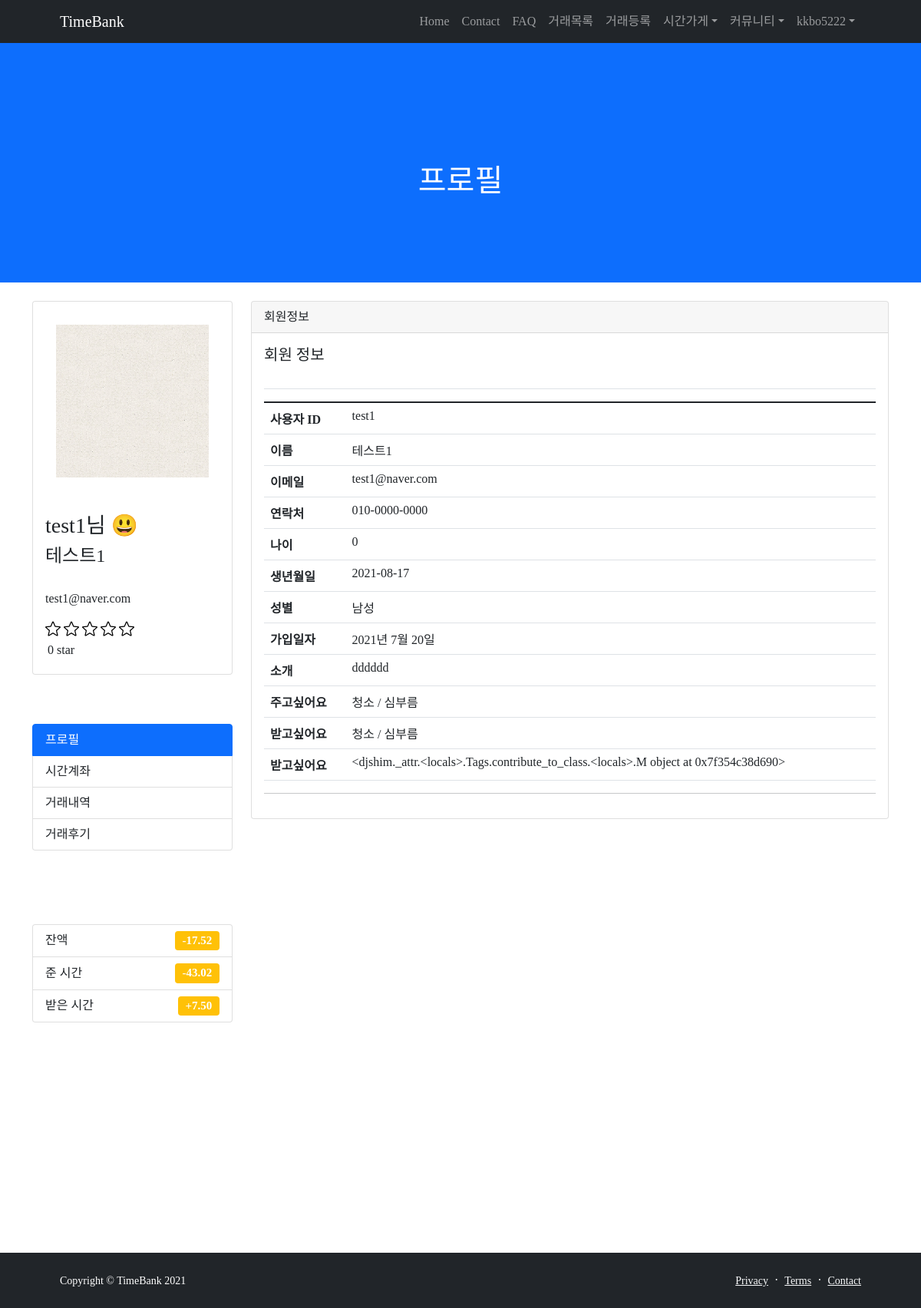
The page /account/test1/profile (signed in) on the database its author committed.
### TimeBank_account/models.py (models this page shows, shortened)
class User(AbstractUser):
    username = models.CharField(max_length=64, verbose_name='사용자ID', unique=True)
    email = models.EmailField(max_length=128, verbose_name='E-mail')
    name = models.CharField(max_length=64, verbose_name='이름')
    password = models.CharField(max_length=100, verbose_name='비밀번호')
    contact = models.CharField(max_length=150, verbose_name='연락처')
    contactCk = models.BooleanField(default=True, null=True)
    birth = models.CharField(max_length=150, verbose_name='생년월일')
    user_age = models.CharField(max_length=50, verbose_name='연령대')
    gender_choice = [('여성','여성'),('남성','남성'),('기타','기타')]
    gender = models.CharField(max_length=2, choices=gender_choice, verbose_name='성별')
    balance = models.DecimalField(decimal_places=2, max_digits=5,verbose_name='잔액', default=0)
    registered_dtn = models.DateField(auto_now_add=True, verbose_name='가입일자')
    image = models.ImageField(upload_to="images/", blank=True)
    about = models.TextField(verbose_name="소개말", blank=True)
    object = CustomUserManager()
    user_mode = [('코디네이터','코디네이터'),('사용자','사용자')]
    mode = models.CharField(max_length=60, choices=user_mode, verbose_name='유저등급', default='사용자', null=True)
    star = models.IntegerField(validators=[MinValueValidator(1), MaxValueValidator(5)], null=True, verbose_name='평균평점')
    give_list = (('청소 / 심부름','청소 / 심부름'),
     ('몸 가꾸기 / 치장하기','몸 가꾸기 / 치장하기'),
     ('수선/ 수리','수선/ 수리'),
     ('상담','상담'),
     ('이동','이동'),
     ('먹기','먹기'),
     ('교육 / 여가생활','교육 / 여가생활'),
     ('정서지지','정서지지'),
     ('돌봄','돌봄'),
     ('식물 가꾸기','식물 가꾸기'),
     ('모임 장소 대여','모임 장소 대여'),
     ('의사소통','의사소통'),
     ('건강관리','건강관리'),
     ('기타','기타'),
     )
    give = models.CharField(max_length=50, choices=give_list, verbose_name='주고싶어요', default='청소 / 심부름')
    take_list = (('청소 / 심부름','청소 / 심부름'),
     ('몸 가꾸기 / 치장하기','몸 가꾸기 / 치장하기'),
     ('수선/ 수리','수선/ 수리'),
     ('상담','상담'),
     ('이동','이동'),
     ('먹기','먹기'),
     ('교육 / 여가생활','교육 / 여가생활'),
     ('정서지지','정서지지'),
     ('돌봄','돌봄'),
     ('식물 가꾸기','식물 가꾸기'),
     ('모임 장소 대여','모임 장소 대여'),
     ('의사소통','의사소통'),
     ('건강관리','건강관리'),
     ('기타','기타'),
     )
    take = models.CharField(max_length=50, choices=take_list, verbose_name='받고싶어요', default='청소 / 심부름')
    tags = TaggableManager(verbose_name='tags', blank=True, through=TaggedProperty)
    class Meta:
        db_table = 'TimeBank_user'

### TimeBank_account/views.py (the view)
# urls.py: path('<str:username>/profile', views.profile, name="profile"),
def profile(requset,username):
    user_profile = get_object_or_404(User,username=username)
    give = user_profile.give
    take = user_profile.take
    reviews = Review.objects.filter(author=user_profile)
    recieved_reviews = Review.objects.filter(partner=user_profile)
    recieved_review_num = len(recieved_reviews)
    if recieved_review_num == 0:
        avg_star = 0
    else:
        avg_star = user_profile.star/recieved_review_num
    if 0<=avg_star<1:
        avg_star_view = 0
    elif 1<=avg_star<2:
        avg_star_view = 1
    elif 2<=avg_star<3:
        avg_star_view = 2
    elif 3<=avg_star<4:
        avg_star_view = 3
    elif 4<=avg_star<5:
        avg_star_view = 4
    elif avg_star==5:
        avg_star_view = 5
    plus_list = Account.objects.filter(giver= user_profile).aggregate(Sum('tok'))
    if plus_list.get('tok__sum') is None:
        plus_tok = 0
    else:
        plus_tok = round(plus_list.get('tok__sum'),2)
    minus_list = Account.objects.filter(taker= user_profile).aggregate(Sum('tok'))
    if plus_list.get('tok__sum') is None:
        minus_tok = 0
    else:
        minus_tok = round(minus_list.get('tok__sum'),2)
    context = {"user_profile":user_profile,
                'username': username,
                'plus_tok': plus_tok,
                'minus_tok': minus_tok,
                "avg_star": avg_star,
                "avg_star_view": avg_star_view,
                "gives":give,
                "takes": take
                }
    return render(requset, "profile.html", context)

### TimeBank_account/templates/profile.html (shortened to what this page needs)
{% load static %}
<html lang="en">
<head>
  <link href="{% static 'vendor/bootstrap/css/bootstrap.min.css' %}" rel="stylesheet">
  <link href="{% static 'css/scrolling-nav.css' %}" rel="stylesheet">
  <link href="{% static 'css/blog-post.css' %}" rel="stylesheet">
  <link href="{% static 'css/styles.css' %}" rel="stylesheet" />
  <link rel="stylesheet" href="//cdnjs.cloudflare.com/ajax/libs/timepicker/1.3.5/jquery.timepicker.min.css">
</head>
<body class="d-flex flex-column h-100" style="padding-top: 0px;">
    <main class="flex-shrink-0">
             <nav class="navbar navbar-expand-lg navbar-dark bg-dark">
                <div class="container px-5">
                    <a class="navbar-brand" href="{% url 'index' %}">TimeBank</a>
                    <div class="collapse navbar-collapse" id="navbarSupportedContent">
                        <ul class="navbar-nav ms-auto mb-2 mb-lg-0">
                            <li class="nav-item"><a class="nav-link" href="{% url 'index' %}">Home</a></li>
                            <li class="nav-item"><a class="nav-link" href="#" onclick="prepare()">Contact</a></li>
                            <li class="nav-item"><a class="nav-link" href="#" onclick="prepare()">FAQ</a></li>
                            <li class="nav-item"><a class="nav-link" href="{% url 'post_list' %}" >거래목록</a></li>
                            <li class="nav-item"><a class="nav-link" href="{% url 'new_post_step1' %}" >거래등록</a></li>
                            <li class="nav-item dropdown">
                              <a class="nav-link dropdown-toggle" id="navbarDropdownBlog" href="#" role="button" data-bs-toggle="dropdown" aria-expanded="false">시간가게</a>
                          </li>
                            <li class="nav-item dropdown">
                                <a class="nav-link dropdown-toggle" id="navbarDropdownBlog" href="#" role="button" data-bs-toggle="dropdown" aria-expanded="false">커뮤니티</a>
                            </li>
                            {% if user.is_authenticated %}
                            <li class="nav-item dropdown">
                                <a class="nav-link dropdown-toggle" id="navbarDropdownPortfolio" href="#" role="button" data-bs-toggle="dropdown" aria-expanded="false">{{ user.get_username }}</a>
                            </li>
                            {% else %}
                            <li class="nav-item"><a class="nav-link" href="{% url 'login' %}">로그인</a></li>
                            <li class="nav-item"><a class="nav-link" href="{% url 'register' %}">회원가입</a></li>
                            {% endif %}
                        </ul>
                    </div>
                </div>
            </nav>
  <header class="bg-primary text-white">
    <div class="container text-center">
      <h1>프로필</h1>
    </div>
  </header>
 <div class="container">
  <div class="row">
    <div class="col-lg-3">
      <div class="card mt-4">
        {% if user_profile.image %}
        <img class="card-img-top img-fluid" src="{{ user_profile.image.url }}" alt="user" style="padding: 30px;">
        {% else %}
        <img class="card-img-top img-fluid" src="/static/img/user.png" alt="user" style="padding: 30px;">
        {% endif %}
        <div class="card-body">
          <h3 class="card-title">{{ user_profile.username }}님 😃</h3>
          <h4>{{ user_profile.name }}</h4><br>
          <h6>{{ user_profile.email }}</h6>
          <span>
            {% if avg_star_view == 0 %}
              <img width="20" height="20"/>
              <img width="20" height="20"/>
              <img width="20" height="20"/>
              <img width="20" height="20"/>
              <img width="20" height="20"/>
              {% elif avg_star_view == 5 %}
              &#11088;&#11088;&#11088;&#11088;
              {% endif %}
          </span>
           <div style="margin: 3px; margin-top:5px;">{{avg_star}} star</div>
        </div>
      </div>
      <p><br><br></p>
      {% if user.is_authenticated %}
      {% if request.user.username == user_profile.username %}
        <div class="list-group">
          <a href="{% url 'profile' user_profile.username %}" class="list-group-item active">프로필</a>
          <a href="{% url 'balance' user_profile.username %}" class="list-group-item">시간계좌</a>
          <a href="{% url 'account' user_profile.username %}" class="list-group-item">거래내역</a>
          <a href="{% url 'my_review' user_profile.username %}" class="list-group-item">거래후기</a>
        </div>
        <br><br>
      {% else %}
        {% if request.user.mode == '코디네이터' %}
        <div class="list-group">
          <a href="{% url 'profile' user_profile.username %}" class="list-group-item active">프로필</a>
          <a href="{% url 'balance' user_profile.username %}" class="list-group-item">시간계좌</a>
          <a href="{% url 'account' user_profile.username %}" class="list-group-item">거래내역</a>
          <a href="{% url 'my_review' user_profile.username %}" class="list-group-item">거래후기</a>
        </div>
        <br><br>
        {% else %}
        <div class="list-group">
          <a href="{% url 'profile' user_profile.username %}" class="list-group-item active">프로필</a>
          <a href="{% url 'my_review' user_profile.username %}" class="list-group-item">거래후기</a>
        </div>
        {% endif %}
      {% endif %}
    {% else %}
    <div class="list-group">
      <a href="{% url 'profile' user_profile.username %}" class="list-group-item active">프로필</a>
      <a href="{% url 'my_review' user_profile.username %}" class="list-group-item">거래후기</a>
    </div>
    {% endif %}
      <br><br>
      <ul class="list-group">
        <li class="list-group-item d-flex justify-content-between align-items-center">
          잔액
          <span class="badge badge-warning badge-pill" style="font-size: 15px;">{{ user_profile.balance }}</span>
        </li>
        <li class="list-group-item d-flex justify-content-between align-items-center">
          준 시간
          <span class="badge badge-warning badge-pill" style="font-size: 15px;">-{{minus_tok}}</span>
        </li>
        <li class="list-group-item d-flex justify-content-between align-items-center">
          받은 시간
          <span class="badge badge-warning badge-pill" style="font-size: 15px;">+{{plus_tok}}</span>
        </li>
      </ul>
    </div>
    <div class="col-lg-9">
      <div class="card card-outline-secondary my-4">
        <div class="card-header">
          회원정보
        </div>
        <div class="card-body">
          {% if user.is_authenticated %}
          <h5>회원 정보<br><br></h5>
          <table class="table">
            <thead>
              <tr>
                <th scope="col"></th>
                <th scope="col"></th>
              </tr>
            </thead>
            <tbody>
              <tr>
                <th scope="row">사용자 ID</th>
                <td>{{ user_profile.username }}</td>
              </tr>
              <tr>
                <th scope="row">이름</th>
                <td>{{ user_profile.name }}</td>
              </tr>
              <tr>
                <th scope="row">이메일</th>
                <td>{{ user_profile.email }}</td>
              </tr>
              <tr>
                <th scope="row">연락처</th>
                <td>{{ user_profile.contact }}</td>
              </tr>
              <tr>
                <th scope="row">나이</th>
                <td>{{ user_profile.user_age }}</td>
              </tr>
              <tr>
                <th scope="row">생년월일</th>
                <td>{{ user_profile.birth }}</td>
              </tr>
              <tr>
                <th scope="row">성별</th>
                <td>{{ user_profile.gender }}</td>
              </tr>
              <tr>
                <th scope="row">가입일자</th>
                <td>{{ user_profile.registered_dtn }}</td>
              </tr>
              <tr>
                <th scope="row">소개</th>
                <td>{{ user_profile.about }}</td>
              </tr>
              <tr>
                <th scope="row">주고싶어요</th>
                <td>
                  {{ user_profile.give }}
                </td>
              </tr>
              <tr>
                <th scope="row">받고싶어요</th>
                <td>{{ user_profile.take }}</td>
              </tr>
              <tr>
                <th scope="row">받고싶어요</th>
                <td>{{ user_profile.tags }}</td>
              </tr>
            </tbody>
          </table>
          <hr>
        </div>
        {% else %}
        <div>로그인 후, 프로필을 확인하실 수 있습니다.</div>
        {% endif %}
      </div>
    </div>
  </div>
</div>
<section id="about">
</section>
<footer class="bg-dark py-4 mt-auto">
  <div class="container px-5">
      <div class="row align-items-center justify-content-between flex-column flex-sm-row">
          <div class="col-auto"><div class="small m-0 text-white">Copyright &copy; TimeBank 2021</div></div>
          <div class="col-auto">
              <a class="link-light small" href="#!">Privacy</a>
              <span class="text-white mx-1">&middot;</span>
              <a class="link-light small" href="#!">Terms</a>
              <span class="text-white mx-1">&middot;</span>
              <a class="link-light small" href="#!">Contact</a>
          </div>
      </div>
  </div>
</footer>
</body>

### TimeBank_account/static/css/scrolling-nav.css (style rules this page uses)
header { padding: 156px 0 100px; }
section { padding: 150px 0; }

### TimeBank_app/static/css/blog-post.css (style rules this page uses)
body { padding-top: 56px; }

### TimeBank_account/templates/profile.html (style rules this page uses)
body { font-family: 'Pretendard-Regular'; }

### rows shown on the page
User: get_username "kkbo5222"
User: image (picture), username "test1", name "테스트1", email "test1@naver.com", balance "-17.52", contact "010-0000-0000", user_age "0", birth "2021-08-17", gender "남성", registered_dtn "2021년 7월 20일", about "dddddd", give "청소 / 심부름", take "청소 / 심부름", tags "<djshim._attr.<locals>.Tags.contribute_to_class.<locals>.M object at 0x7f354c38d690>"

### other values the page prints
{{ avg_star }} "0"
{{ minus_tok }} "43.02"
{{ plus_tok }} "7.50"
